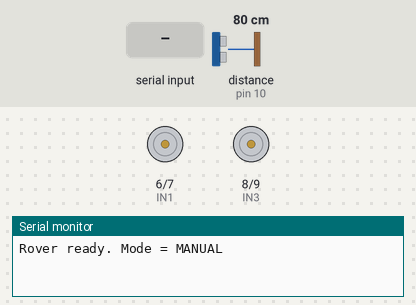
Recording of a sketch running on a simulated Arduino Nano, built with avr-gcc and run on an emulated ATmega328P. On the bench: motor-driver pin pairs drawn as motors (green arrow = first pin HIGH = forward, orange = second pin HIGH = backward, longer = more drive, scaled by the enable pin), the last lines printed to the serial monitor. Wiring (inferred from the names in the program): ultrasonic range finder: trigger pin 2; echo pin 10. The inputs (shaded band) are chosen by the test bench; at power-on: distance to the obstacle (sensor on pin 10) 80 cm. The echo pulse lasts 58.3 µs per cm.

Above: at 1.2 s.
1.3 s: distance to the obstacle (sensor on pin 10) set to 56 cm
2.8 s: distance to the obstacle (sensor on pin 10) set to 48 cm
At 3.7 s:
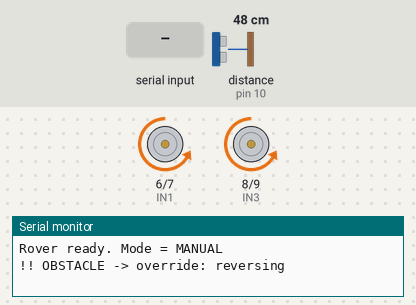
5.8 s: "A90\n" received over the second serial link
8.8 s: "C,45\n" received over the second serial link
At 11.68 s:
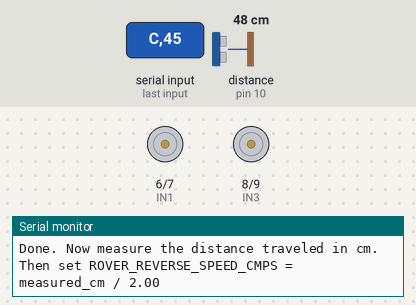
11.8 s: distance to the obstacle (sensor on pin 10) set to 60 cm
At 12.9 s:
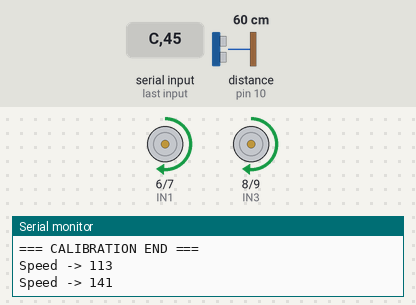
14.1 s: "30,150\n" received over the second serial link
At 14.6 s:
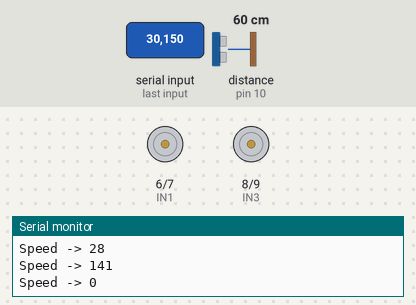
Timing chart, 0 to 16.6 s (numbered marks = the images above; inputs shaded):
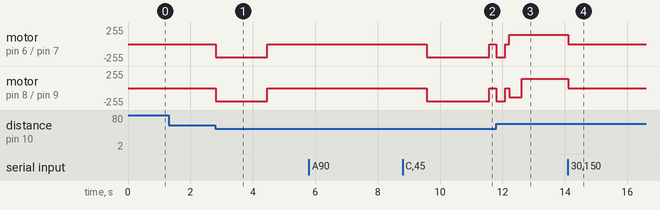

The sketch:

rover_main.ino
```cpp
// (licence header left out)
#include <SoftwareSerial.h>

/* ====================================================================================
 *  PIN DEFINITIONS  (match /hardware/schematics.md exactly)
 * ==================================================================================== */
// --- HC-05 Bluetooth (SoftwareSerial) ---
const uint8_t BT_RX_PIN = 11;   // Nano D11 <- HC-05 TXD
const uint8_t BT_TX_PIN = 12;   // Nano D12 -> HC-05 RXD (use voltage divider!)

// --- HC-SR04 Ultrasonic ---
const uint8_t TRIG_PIN = 2;     // Nano D2  -> HC-SR04 Trig
const uint8_t ECHO_PIN = 10;    // Nano D10 <- HC-SR04 Echo

// --- L298N Motor Driver ---
const uint8_t ENA = 5;          // PWM, left motor speed
const uint8_t IN1 = 6;          // left motor direction
const uint8_t IN2 = 7;          // left motor direction
const uint8_t IN3 = 8;          // right motor direction
const uint8_t IN4 = 9;          // right motor direction
const uint8_t ENB = 3;          // PWM, right motor speed

/* ====================================================================================
 *  TUNABLE CONFIGURATION
 * ==================================================================================== */
const uint16_t OBSTACLE_THRESHOLD_CM = 50;   // "danger zone" ahead
const uint16_t BACKUP_DISTANCE_CM    = 50;   // how far to reverse on override

// The safety reverse ALWAYS runs at this fixed speed (NOT the live driveSpeed),
// so the timed backup distance is repeatable no matter what speed I'm driving.
const uint8_t  BACKUP_SPEED = 200;           // 0-255

//   1. Upload the code, connect, and set the drive speed.
//   2. Send the 'C' command -> rover reverses for exactly CALIB_DURATION_MS.
//   3. Measure the distance it traveled in cm.
//   4. ROVER_REVERSE_SPEED_CMPS = measured_cm / (CALIB_DURATION_MS / 1000.0)
//      e.g. if it went 64 cm in 2.0 s -> 64 / 2.0 = 32.0
// The placeholder below is a guess; I replace it with my own measured value.
const float    ROVER_REVERSE_SPEED_CMPS = 30.0;
const unsigned long CALIB_DURATION_MS   = 2000; // reverse time during 'C' calibration

uint8_t  driveSpeed = 200;                   // 0-255, set live from app (0-9)
const unsigned long SENSOR_INTERVAL_MS = 40; // how often we ping the sensor
const unsigned long ECHO_TIMEOUT_US    = 25000UL; // ~4 m max range

/* ====================================================================================
 *  STATE
 * ==================================================================================== */
SoftwareSerial btSerial(BT_RX_PIN, BT_TX_PIN);

enum DriveMode { MODE_MANUAL, MODE_AUTONOMOUS };
DriveMode mode = MODE_MANUAL;

// Safety-override sub-state machine (used in manual mode)
enum OverridePhase { OV_NONE, OV_BACKING, OV_WAITING_SAFE };
OverridePhase overridePhase = OV_NONE;
unsigned long backupStartMs = 0;
unsigned long backupDurationMs = 0;

char manualCommand = 'S';   // latest applied manual command
bool commandIsNew  = false; // a fresh movement byte arrived this cycle

long lastDistanceCm = 999;
unsigned long lastSensorMs = 0;

/* ====================================================================================
 *  SETUP
 * ==================================================================================== */
void setup() {
  Serial.begin(9600);        // USB debug
  btSerial.begin(9600);      // HC-05 default baud

  pinMode(TRIG_PIN, OUTPUT);
  pinMode(ECHO_PIN, INPUT);

  pinMode(ENA, OUTPUT); pinMode(ENB, OUTPUT);
  pinMode(IN1, OUTPUT); pinMode(IN2, OUTPUT);
  pinMode(IN3, OUTPUT); pinMode(IN4, OUTPUT);

  // Convert the fixed reverse distance into a timed duration.
  backupDurationMs = (unsigned long)((BACKUP_DISTANCE_CM / ROVER_REVERSE_SPEED_CMPS) * 1000.0);

  stopMotors();
  Serial.println(F("Rover ready. Mode = MANUAL"));
}

/* ====================================================================================
 *  MAIN LOOP
 * ==================================================================================== */
void loop() {
  processBluetooth();          // 1. read incoming commands
  updateDistance();            // 2. refresh ultrasonic reading (throttled)

  switch (mode) {
    case MODE_MANUAL:      handleManualMode();      break;
    case MODE_AUTONOMOUS:  handleAutonomousMode();  break;
  }
}

/* ====================================================================================
 *  BLUETOOTH COMMAND PARSER
 *  Accepts single-character commands from the app:
 *    Movement : F B L R S
 *    Mode     : M (manual)  A (autonomous)
 *    Speed    : 0-9  (maps 0..255)
 * ==================================================================================== */
void processBluetooth() {
  while (btSerial.available()) {
    char c = btSerial.read();

    switch (c) {
      case 'M':  // switch to manual
        mode = MODE_MANUAL;
        resetOverride();
        manualCommand = 'S';
        stopMotors();
        Serial.println(F("Mode -> MANUAL"));
        break;

      case 'A':  // switch to autonomous
        mode = MODE_AUTONOMOUS;
        resetOverride();
        stopMotors();
        Serial.println(F("Mode -> AUTONOMOUS"));
        break;

      case 'C':  // run reverse-speed calibration (see top of file)
        runCalibration();
        break;

      case '0' ... '9':  // GCC range-case: live speed control
        driveSpeed = map(c - '0', 0, 9, 0, 255);
        Serial.print(F("Speed -> ")); Serial.println(driveSpeed);
        break;

      case 'F': case 'B': case 'L': case 'R': case 'S':
        // Movement commands only matter in manual mode.
        if (mode == MODE_MANUAL) {
          manualCommand = c;
          commandIsNew  = true;   // consumed by the override logic
        }
        break;

      default:
        break; // ignore unknown bytes
    }
  }
}

/* ====================================================================================
 *  MANUAL MODE  (with safety override)
 * ==================================================================================== */
void handleManualMode() {
  bool obstacleAhead = (lastDistanceCm > 0 && lastDistanceCm < OBSTACLE_THRESHOLD_CM);

  // --- Trigger override the instant an obstacle appears ---
  if (overridePhase == OV_NONE && obstacleAhead) {
    overridePhase = OV_BACKING;
    backupStartMs = millis();
    moveBackward(BACKUP_SPEED);   // fixed speed -> repeatable distance
    Serial.println(F("!! OBSTACLE -> override: reversing"));
    return;
  }

  // --- Override in progress ---
  if (overridePhase == OV_BACKING) {
    if (millis() - backupStartMs >= backupDurationMs) {
      stopMotors();
      overridePhase = OV_WAITING_SAFE;
      Serial.println(F("Override: reversed. Waiting for safe command."));
    }
    commandIsNew = false;        // discard any app input during reverse
    return;
  }

  if (overridePhase == OV_WAITING_SAFE) {
    // Stay stopped. Only a NEW command + clear path releases the override.
    if (commandIsNew) {
      commandIsNew = false;
      bool pathClear = (lastDistanceCm == 0 || lastDistanceCm >= OBSTACLE_THRESHOLD_CM);
      if (pathClear) {
        resetOverride();
        applyCommand(manualCommand);
        Serial.println(F("Override cleared. Resuming manual control."));
      } else {
        Serial.println(F("Command ignored: path still blocked."));
      }
    }
    return;
  }

  // --- Normal manual driving ---
  commandIsNew = false;
  applyCommand(manualCommand);
}

/* ====================================================================================
 *  AUTONOMOUS MODE  (simple obstacle avoidance)
 * ==================================================================================== */
void handleAutonomousMode() {
  bool obstacleAhead = (lastDistanceCm > 0 && lastDistanceCm < OBSTACLE_THRESHOLD_CM);

  if (obstacleAhead) {
    stopMotors();           delay(120);
    moveBackward(driveSpeed); delay(300);
    stopMotors();           delay(120);
    turnRight(driveSpeed);  delay(400);   // pivot to seek a clear path
    stopMotors();
  } else {
    moveForward(driveSpeed);
  }
}

/* ====================================================================================
 *  ULTRASONIC DISTANCE  (throttled, non-spammy)
 * ==================================================================================== */
void updateDistance() {
  if (millis() - lastSensorMs < SENSOR_INTERVAL_MS) return;
  lastSensorMs = millis();

  digitalWrite(TRIG_PIN, LOW);  delayMicroseconds(2);
  digitalWrite(TRIG_PIN, HIGH); delayMicroseconds(10);
  digitalWrite(TRIG_PIN, LOW);

  unsigned long us = pulseIn(ECHO_PIN, HIGH, ECHO_TIMEOUT_US);
  // 0 = timeout / out of range. Treat as "clear" (large distance).
  lastDistanceCm = (us == 0) ? 999 : (long)(us / 58.0);
}

/* ====================================================================================
 *  COMMAND -> MOTION MAPPING
 * ==================================================================================== */
void applyCommand(char cmd) {
  switch (cmd) {
    case 'F': moveForward(driveSpeed);  break;
    case 'B': moveBackward(driveSpeed); break;
    case 'L': turnLeft(driveSpeed);     break;
    case 'R': turnRight(driveSpeed);    break;
    case 'S':
    default:  stopMotors();             break;
  }
}

/* ====================================================================================
 *  LOW-LEVEL MOTOR DRIVERS (L298N)
 *  Left motor  = IN1/IN2 + ENA
 *  Right motor = IN3/IN4 + ENB
 * ==================================================================================== */
void moveForward(uint8_t spd) {
  digitalWrite(IN1, HIGH); digitalWrite(IN2, LOW);
  digitalWrite(IN3, HIGH); digitalWrite(IN4, LOW);
  analogWrite(ENA, spd);   analogWrite(ENB, spd);
}

void moveBackward(uint8_t spd) {
  digitalWrite(IN1, LOW);  digitalWrite(IN2, HIGH);
  digitalWrite(IN3, LOW);  digitalWrite(IN4, HIGH);
  analogWrite(ENA, spd);   analogWrite(ENB, spd);
}

void turnLeft(uint8_t spd) {        // pivot left: left back, right fwd
  digitalWrite(IN1, LOW);  digitalWrite(IN2, HIGH);
  digitalWrite(IN3, HIGH); digitalWrite(IN4, LOW);
  analogWrite(ENA, spd);   analogWrite(ENB, spd);
}

void turnRight(uint8_t spd) {       // pivot right: left fwd, right back
  digitalWrite(IN1, HIGH); digitalWrite(IN2, LOW);
  digitalWrite(IN3, LOW);  digitalWrite(IN4, HIGH);
  analogWrite(ENA, spd);   analogWrite(ENB, spd);
}

void stopMotors() {
  digitalWrite(IN1, LOW); digitalWrite(IN2, LOW);
  digitalWrite(IN3, LOW); digitalWrite(IN4, LOW);
  analogWrite(ENA, 0);    analogWrite(ENB, 0);
}

/* ==================================================================================== */
void resetOverride() {
  overridePhase = OV_NONE;
  commandIsNew  = false;
}

/* ====================================================================================
 *  CALIBRATION ROUTINE  (triggered by the 'C' command)
 *  Reverses at BACKUP_SPEED for exactly CALIB_DURATION_MS, then stops.
 *  Measure the distance traveled (cm) and update ROVER_REVERSE_SPEED_CMPS:
 *      ROVER_REVERSE_SPEED_CMPS = measured_cm / (CALIB_DURATION_MS / 1000.0)
 * ==================================================================================== */
void runCalibration() {
  resetOverride();
  Serial.println(F("=== CALIBRATION START ==="));
  Serial.print(F("Reversing at BACKUP_SPEED for "));
  Serial.print(CALIB_DURATION_MS / 1000.0); Serial.println(F(" s..."));

  moveBackward(BACKUP_SPEED);
  delay(CALIB_DURATION_MS);   // blocking on purpose: calibration is a deliberate, one-off action
  stopMotors();

  Serial.println(F("Done. Now measure the distance traveled in cm."));
  Serial.print(F("Then set ROVER_REVERSE_SPEED_CMPS = measured_cm / "));
  Serial.println(CALIB_DURATION_MS / 1000.0);
  Serial.println(F("=== CALIBRATION END ==="));
}
```

Measured:
- the behaviour switches between 51 and 50 cm on distance to the obstacle (sensor on pin 10) (found by bisection; images 0 and 1)
- after the input at 1.3 s, every drawn part: stays the same
- after the input at 2.8 s, motor on pin 6 (IN1) / pin 7 (IN2), motor on pin 8 (IN3) / pin 9 (IN4): stopped → backward 200/255 at once, → stopped 1.7 s later
- after the input at 8.8 s, motor on pin 6 (IN1) / pin 7 (IN2), motor on pin 8 (IN3) / pin 9 (IN4): stopped → backward 200/255 after 0.77 s, → stopped 2.0 s later, → backward 200/255 0.22 s later
- after the input at 11.8 s, motor on pin 6 (IN1) / pin 7 (IN2): goes on until 12.2 s, then stays forward 141/255
- after the input at 14.1 s, motor on pin 6 (IN1) / pin 7 (IN2), motor on pin 8 (IN3) / pin 9 (IN4): forward 141/255 → stopped at once
